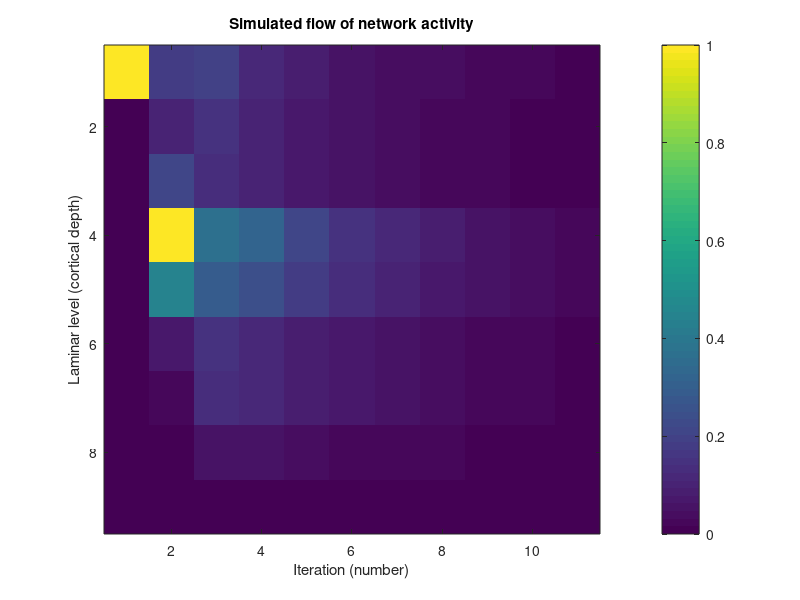

The MATLAB script that drew this image:
function laminarWsimulation(gain, W, inputvector, iterations)
% laminarWsimulation
%
% Simulates the flow of activity within and across laminar levels in the 
% local pyramidal neuron network, based on a connectivity matrix (W) 
% measured by laser scanning photostimulation.
%
% The simulation is a simple neural network simulation:
%
% p(n) ----> c * W ----> p(n+1)
%
% where p(n=0) is an input vector ('inputvector') representing a laminar 
% profile of activity, c is a global scaling constant ('gain'), W is a 
% measured connectivity matrix, and p(n+1) is an output vector, which is 
% fed back into the network as the input vector for the next iteration.
%
% For further details, see Weiler et al., 2008, Nature Neuroscience.

% 2008 Gordon Shepherd, Northwestern University
% ---------------------------------------------------------------------

if nargin == 0
    % default values:
    gain = 1; % modify to change global 'excitability'
    W = getW('mouse somatic M1');
    inputvector = zeros(size(W,1), 1)';
    inputvector(1) = 1; % modify to change laminar input pattern
    iterations = 10;
end

for I = 1 : iterations
    inputvector(I + 1, :) = inputvector(I, :) * W * gain;
end

figure('Color', 'w');
imagesc(inputvector')
xlabel('Iteration (number)')
ylabel('Laminar level (cortical depth)')
title('Simulated flow of network activity')
colorbar

function out = getW(datasetname)
switch datasetname
    case 'mouse somatic M1'
        out = [
            0.1720    0.1036    0.2159    1.0000    0.4482    0.0710    0.0312    0.0147    0.0044
            0.0885    0.0937    0.1043    0.2385    0.2511    0.0431    0.0227   -0.0003    0.0016
            0.1181    0.1545    0.0659    0.0768    0.1320    0.0442    0.0463    0.0112   -0.0050
            0.1193    0.0668    0.0520    0.1136    0.1011    0.0636    0.0574    0.0283    0.0039
            0.0344    0.0407    0.0347    0.0764    0.1104    0.0834    0.1087    0.0434    0.0053
            0.0021    0.0186    0.0142    0.0428    0.1195    0.1198    0.1328    0.0591    0.0113
            -0.0028    0.0028    0.0182    0.0266    0.1068    0.1327    0.1074    0.0599    0.0247
            0.0007    0.0013    0.0198    0.0204    0.0621    0.1151    0.1268    0.0673    0.0321
            0.0067    0.0031    0.0071    0.0061    0.0249    0.0289    0.0409    0.0502    0.0384
            ];
end
